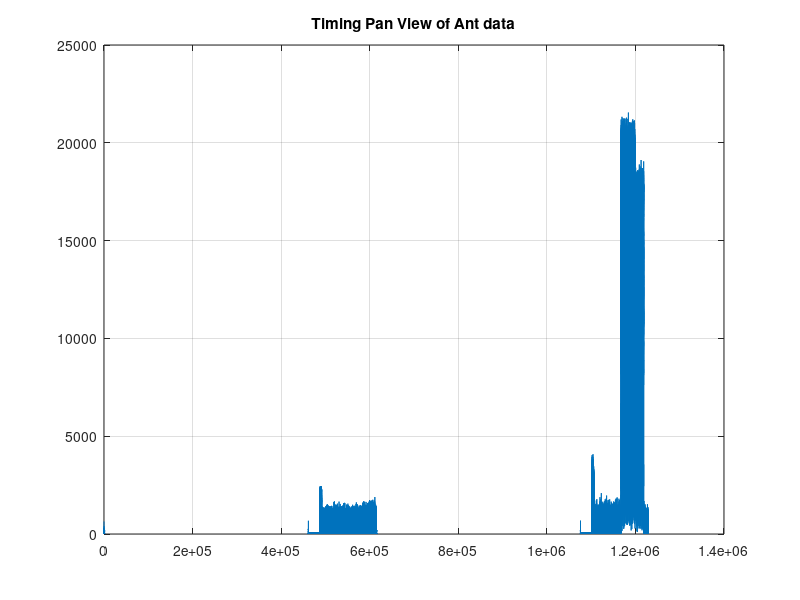

The MATLAB source for this figure: (Note: this script raises an error after producing the figure.)
%% load data
clear;
clc;
close all;
load matlab1029.mat
load caps.mat
%%
% figure;
% plot(20*log10(abs(fd_35)),'.');
% grid on;
% title('FPGA freqency log Data,6-agc does not work');
%% seperate AntData
ant0=AntData(:,1);
ant1=AntData(:,3);
figure;plot(abs(ant0));title("Timing Pan View of Ant data");grid on; 
Ant_view=ant0;
%% split to symbol
% symAll=splitSlot2Symbol(Ant_view);
slotTsLen=61440;
%% view all slot
totalSlotNum=ceil(length(Ant_view)/slotTsLen);
for i=20:totalSlotNum
    %freq=plot1msBasebandConstellation(Ant_view((i-1)*slotTsLen+1:i*slotTsLen),i-1);
    plot1SlotBasebandConstellation(Ant_view((i-1)*slotTsLen+1:i*slotTsLen),i-1);
end
%% view special slot
% slotN=19;
% i=slotN+1;
% freqN=plot1SlotBasebandConstellation(Ant_view((i-1)*slotTsLen+1:i*slotTsLen),i-1);

%% view last slot any symbol
viewSymbNum=1;
len=4096;
cp=288;
offset=(len+cp)*(14-viewSymbNum-1);
symb=Ant_view(end-offset-cp/2+1:end-offset-cp/2+len);
symb_freq=fft(symb);
symb_freq1=fftshift(symb_freq);
plot1SymbolConstellation(symb_freq1,4096);
%% compare with FPGA result
str=sprintf('Plot caps 35 Freqency spectrum');
figure('NumberTitle', 'on', 'Name', str);
plot(20*log10(abs(fd_35)),'.');
grid on;
title('FPGA 35 freqency log Data,6-agc does not work');

str=sprintf('Plot caps 64 Freqency spectrum');
figure('NumberTitle', 'on', 'Name', str);
plot(20*log10(abs(fd_64)),'.');
hold on;
plot(20*log10(abs(fd_35)),'.r');
grid on;
title('FPGA 64 freqency log Data,6-agc does not work');
%% get PRACH data
P_index=254;
P_prbNum=12;
slotN=19;

i=slotN+1;
%P_SlotData=Ant_view(Ant_view((i-1)*slotTsLen+1:i*slotTsLen),i-1);
%k1=
dist=P_index*12;

